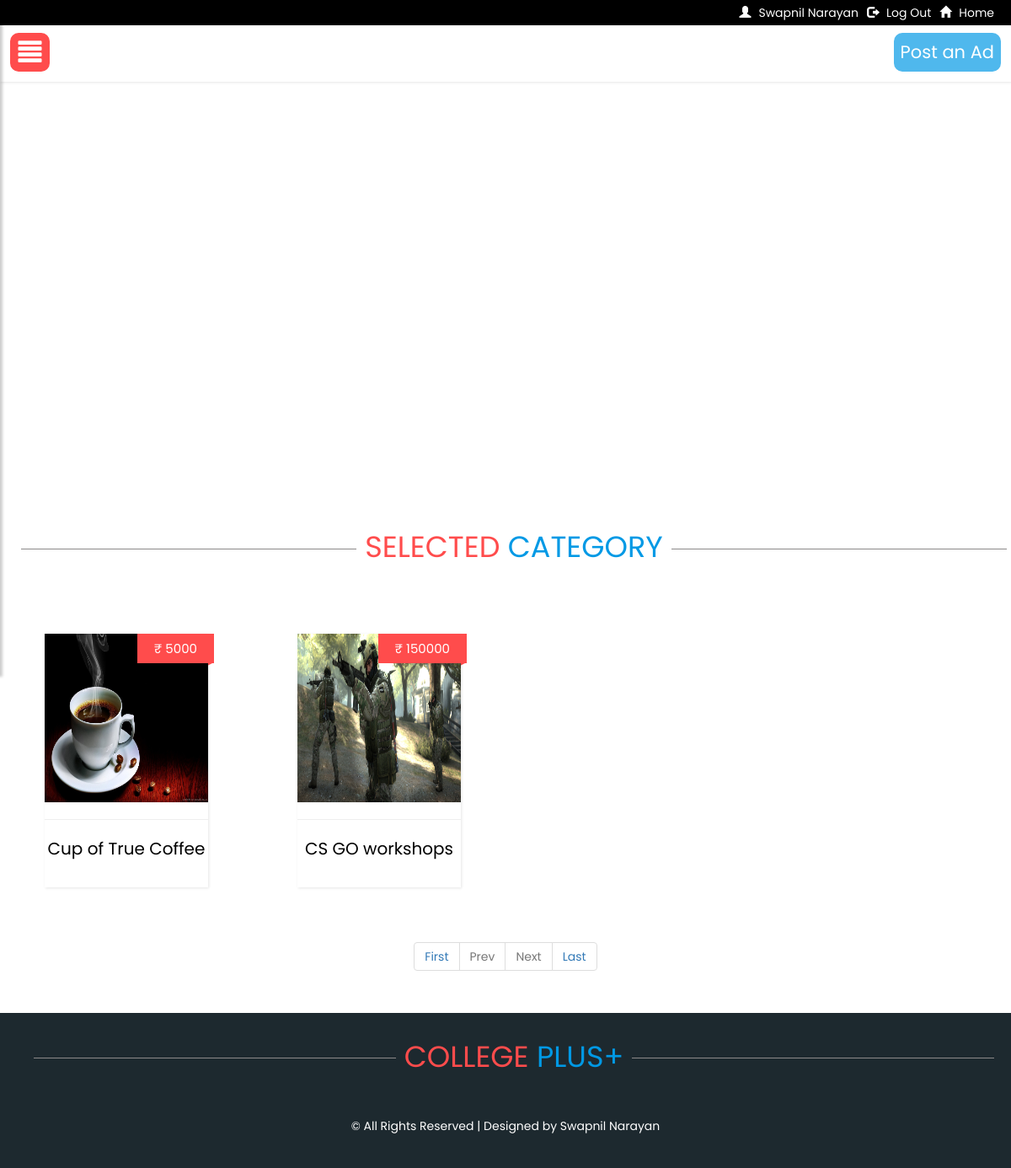
Screenshot of /services.php (signed in) with the database file from the repository.
### tables this page shows
CREATE TABLE `ads` (
  `id` int(11) NOT NULL,
  `title` varchar(255) NOT NULL,
  `description` varchar(1000) NOT NULL,
  `im1` varchar(255) NOT NULL,
  `im2` varchar(255) NOT NULL,
  `sellerid` varchar(255) NOT NULL,
  `category` varchar(255) NOT NULL,
  `price` varchar(255) NOT NULL
);

### services.php (the view, shortened to what this page needs)
<?php
include('header.php');
include('header2.php');
		if (isset($_GET['pageno'])) {
            $pageno = $_GET['pageno'];
        } else {
            $pageno = 1;
        }
        $no_of_records_per_page = 8;
        $offset = ($pageno-1) * $no_of_records_per_page;
        $total_pages_sql = "SELECT COUNT(*) FROM ads WHERE category='Services'";
        $result = mysqli_query($conn,$total_pages_sql);
        $total_rows = mysqli_fetch_array($result)[0];
        $total_pages = ceil($total_rows / $no_of_records_per_page);
        $sql = "SELECT * FROM ads WHERE category='Services' LIMIT $offset, $no_of_records_per_page";
        $res = mysqli_query($conn,$sql);
?>
				<div class="container-fluid text-center" style="padding-top: 70px;padding-bottom: 30px;position: relative;">
                    <div style="background-color: white;position: absolute;height: 100%;width: 100%;z-index: -7; ">
                    </div>
                    <div class="heading" style="margin-bottom: 50px;"><span class="bg-grey" style="background-color: white; color: #ff4c4c;padding-left: 10px">SELECTED </span><span class="bg-grey" style="background-color: white; color: #0099e5;padding-right: 10px">CATEGORY</span></div>
                    <br>
                    <br>
                    <div class="row text-center slide">
                    	<?php while($row=mysqli_fetch_assoc($res))
                    	{
                    	?>
                        <div class="col-md-3 col-sm-4  text-center" style="padding: 10px;text-align: center;">
                            <div class="container" style="width: 80%">
                            <a href='product.php?x=<?php echo($row['id']); ?>'><div class="container pane gri" style="" >
                                <div class="paneb">
                                    <img src='<?php echo($row['im1']); ?>' class="panelimg">
                                </div>
                                <hr>
                                <div class="panelf text-center" style="padding-bottom: 20px;height: 60px;">
                                    <?php echo($row['title']); ?>
                                </div>
                                <span class="price">&#8377; <?php echo($row['price']); ?></span>
                            </div></a>
                            </div>
                        </div>
                    	<?php } ?>
                    </div>
                </div>
                <div class="container text-center" style="width: 100%;padding: 0px;margin: 0px;margin-top: 5px;margin-bottom: 25px;">
                <ul class="pagination">
        		<li><a href="?pageno=1">First</a></li>
        		<li class="<?php if($pageno <= 1){ echo 'disabled'; } ?>">
            		<a href="<?php if($pageno <= 1){ echo '#'; } else { echo "?pageno=".($pageno - 1); } ?>">Prev</a>
        		</li>
        		<li class="<?php if($pageno >= $total_pages){ echo 'disabled'; } ?>">
            		<a href="<?php if($pageno >= $total_pages){ echo '#'; } else { echo "?pageno=".($pageno + 1); } ?>">Next</a>
        		</li>
       			<li><a href="?pageno=<?php echo $total_pages; ?>">Last</a></li>
    			</ul>
    			</div>
<?php
include('footer.php');
?>

### header.php (style rules this page uses)
body { font-family: 'Poppins', sans-serif; background: white; }
a, a:hover, a:focus { color: inherit; text-decoration: none; transition: all 0.3s; }
.heading { width: 100%; text-align: center; border-bottom: 0.5px solid #8c8989; line-height: 0.1em; margin: 10px; font-size: 2.5em; }
.pane { width:100%; background-color: white; box-shadow: 1px 1px 3px rgba(0, 0, 0, 0.1); transition: 0.5s; cursor: pointer; }
.gri { padding: 0px; margin: 0px; position: relative; }
.pane { font-size: 20px; color: black; }
.price { position: absolute; top:0px; right: -7px; background-color: rgb(255, 76, 76); color: white; font-size: 15px; padding: 7px; padding-left: 20px; padding-right: 20px; }
.panelimg { width: 100%; height: 200px; max-width: 300px; }
.slide { animation-name: slide; -webkit-animation-name: slide; animation-duration: 1s; -webkit-animation-duration: 1s; visibility: visible; }

### rows the page displays
ads: im1 (picture), title "Cup of True Coffee", price "5000"
ads: im1 (picture), title "CS GO workshops", price "150000"

### other values shown
$_SESSION['user'] "Swapnil Narayan"
